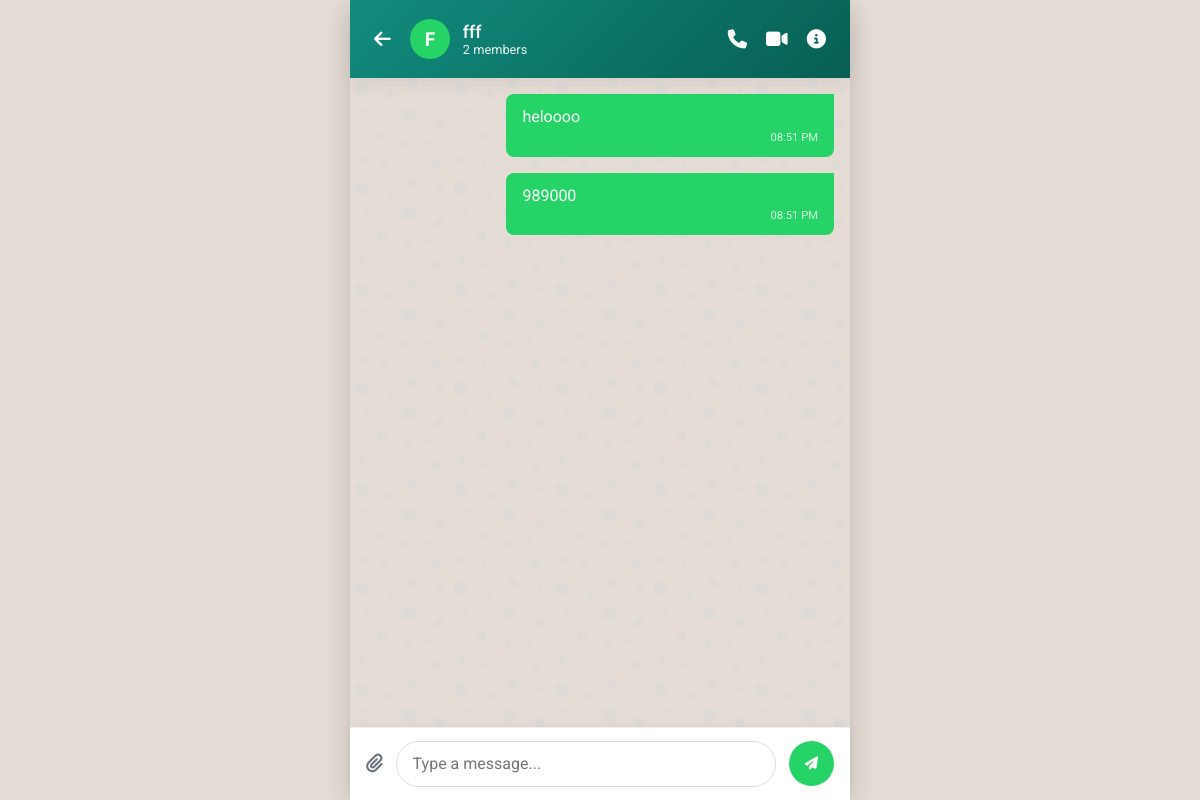
The app's page /groups/mine/converse.php?group_id=3 (signed in) with its own data.
### tables this page shows
CREATE TABLE `groups_chat` (
  `id` bigint(20) UNSIGNED NOT NULL,
  `conversation_id` bigint(20) UNSIGNED NOT NULL,
  `group_name` varchar(150) NOT NULL,
  `group_photo` varchar(255) DEFAULT NULL,
  `description` text DEFAULT NULL,
  `created_by` bigint(20) UNSIGNED NOT NULL,
  `created_at` timestamp NOT NULL DEFAULT current_timestamp()
);

CREATE TABLE `messages` (
  `id` bigint(20) UNSIGNED NOT NULL,
  `conversation_id` bigint(20) UNSIGNED NOT NULL,
  `sender_id` bigint(20) UNSIGNED NOT NULL,
  `message_type` enum('text','image','video','file','voice') DEFAULT 'text',
  `message_text` longtext DEFAULT NULL,
  `reply_to_id` bigint(20) UNSIGNED DEFAULT NULL,
  `attachment_path` varchar(255) DEFAULT NULL,
  `is_edited` tinyint(1) DEFAULT 0,
  `is_deleted` tinyint(1) DEFAULT 0,
  `created_at` timestamp NOT NULL DEFAULT current_timestamp(),
  `updated_at` timestamp NULL DEFAULT NULL
);

### groups/mine/converse.php (the view, shortened to what this page needs)
<?php
$darkMode = isset($_COOKIE['darkMode']) && $_COOKIE['darkMode'] === 'enabled';
require_once __DIR__ . '/../../config/db.php';
$group_id = isset($_GET['group_id']) ? intval($_GET['group_id']) : 0;
$stmt = $conn->prepare("
    SELECT
        g.id AS group_id,
        g.conversation_id,
        g.group_name,
        g.group_photo,
        g.description,
        g.created_by,
        g.created_at,
        u.fullname AS creator_name,
        u.username AS creator_username
    FROM groups_chat g
    LEFT JOIN users u ON g.created_by = u.id
    WHERE g.id = ?
");
$stmt->bind_param("i", $group_id);
$stmt->execute();
$group_result = $stmt->get_result();
$group = $group_result->fetch_assoc();
$current_user_id = $_SESSION['user_id'];
$stmt = $conn->prepare("
    SELECT
        u.id,
        u.fullname,
        u.username,
        u.profile_photo,
        gm.role
    FROM group_members gm
    JOIN users u ON gm.user_id = u.id
    WHERE gm.group_id = ?
    ORDER BY gm.role = 'admin' DESC, u.fullname ASC
");
$stmt->bind_param("i", $group_id);
$stmt->execute();
$members_result = $stmt->get_result();
$group_members = [];
while ($row = $members_result->fetch_assoc()) {
    $group_members[] = $row;
}
$stmt = $conn->prepare("
    SELECT
        m.id,
        m.conversation_id,
        m.sender_id,
        m.message_type,
        m.message_text,
        m.attachment_path,
        m.is_deleted,
        m.created_at,
        u.fullname AS sender_name,
        u.username AS sender_username,
        u.profile_photo AS sender_photo
    FROM messages m
    JOIN users u ON m.sender_id = u.id
    WHERE m.conversation_id = ?
      AND m.is_deleted = 0
    ORDER BY m.created_at ASC
");
$stmt->bind_param("i", $group['conversation_id']);
$stmt->execute();
$messages_result = $stmt->get_result();
$group_messages = [];
while ($row = $messages_result->fetch_assoc()) {
    $group_messages[] = $row;
}
?>
<!DOCTYPE html>
<html lang="en">
<head>
    <link rel="stylesheet" href="https://cdnjs.cloudflare.com/ajax/libs/font-awesome/6.4.0/css/all.min.css">
</head>
<body class="<?= $darkMode ? 'dark-mode' : '' ?>">
    <div class="main-wrapper">
        <header>
            <div class="header-left">
                <a href="my_groups" class="back-button">
                    <i class="fas fa-arrow-left"></i>
                </a>
                <div class="group-info" onclick="window.location.href='group_info?group_id=<?= $group_id ?>'">
                    <div class="group-avatar">
                        <?php if (!empty($group['group_photo'])): ?>
                            <img src="<?= htmlspecialchars('../../uploads/images/' . $group['group_photo']) ?>" alt="Group image">
                        <?php else: ?>
                            <?= strtoupper(substr($group['group_name'], 0, 1)) ?>
                        <?php endif; ?>
                    </div>
                    <div class="group-details">
                        <div class="group-name"><?= htmlspecialchars($group['group_name']) ?></div>
                        <div class="group-members"><?= count($group_members) ?> members</div>
                    </div>
                </div>
            </div>
            <div class="header-actions">
                <button class="header-button" id="callButton" title="Voice Call">
                    <i class="fas fa-phone"></i>
                </button>
                <button class="header-button" id="videoCallButton" title="Video Call">
                    <i class="fas fa-video"></i>
                </button>
                <button class="header-button" id="groupInfoButton" title="Group Info">
                    <i class="fas fa-info-circle"></i>
                </button>
            </div>
        </header>
        <div class="chat-container">
            <div class="messages-container" id="messagesContainer">
                <?php if (empty($group_messages)): ?>
                    <div class="empty-chat">
                        <i class="fas fa-comments"></i>
                        <h3>No messages yet</h3>
                        <p>Send a message to start the conversation</p>
                    </div>
                <?php else: ?>
                    <?php foreach ($group_messages as $message): ?>
                        <div class="message <?= $message['sender_id'] == $current_user_id ? 'sent' : 'received' ?>">
                            <div class="message-content">
                                <?= htmlspecialchars($message['message_text']) ?>
                                <div class="message-time">
                                    <?= date('h:i A', strtotime($message['created_at'])) ?>
                                </div>
                            </div>
                        </div>
                    <?php endforeach; ?>
                <?php endif; ?>
            </div>
        </div>
        <div class="message-input-container">
            <button class="attachment-button" id="attachmentButton" title="Attach">
                <i class="fas fa-paperclip"></i>
            </button>
            <textarea class="message-input" id="messageInput" placeholder="Type a message..." rows="1"></textarea>
            <button class="send-button" id="sendButton" title="Send">
                <i class="fas fa-paper-plane"></i>
            </button>
        </div>
    </div>
</body>
</html>

### groups/mine/converse.php (style rules this page uses)
:root { --whatsapp-green: #128C7E; --whatsapp-dark-green: #075E54; --whatsapp-light-green: #25D366; --whatsapp-teal-green: #34B7F1; --whatsapp-chat-bg: #e5ddd5; --pro-gradient: linear-gradient(135deg, #128C7E 0%, #075E54 100%); --pro-gradient-hover: linear-gradient(135deg, #0da792 0%, #064b43 100%); --light: #f8f9fa; --dark: #212529; --text-light: #ffffff; --text-dark: #495057; --text-secondary: #6c757d; --accent: #25D366; --success: #25D366; --shadow: 0 4px 20px rgba(0, 0, 0, 0.08); --shadow-lg: 0 10px 30px rgba(0, 0, 0, 0.15); --transition: all 0.3s cubic-bezier(0.25, 0.8, 0.25, 1); --radius: 12px; --card-bg: #ffffff; --pro-badge: #FFD700; --call-primary: #25D366; --call-secondary: #128C7E; --call-bg: #f0f8f5; --decline: #f44336; --decline-hover: #e53935; --input-bg: #ffffff; --input-border: #ddd; --message-received-bg: #ffffff; --message-sent-text: #ffffff; }
* { margin: 0; padding: 0; box-sizing: border-box; font-family: 'Roboto', sans-serif; -webkit-tap-highlight-color: transparent; }
body { background: var(--whatsapp-chat-bg); color: var(--text-dark); height: 100vh; overflow: hidden; transition: background 0.3s ease, color 0.3s ease; }
.main-wrapper { display: flex; flex-direction: column; width: 100%; max-width: 500px; margin: 0 auto; background: white; height: 100vh; box-shadow: var(--shadow-lg); position: relative; transition: background 0.3s ease; }
header { background: var(--pro-gradient); padding: 1.2rem 1.5rem; color: var(--text-light); display: flex; justify-content: space-between; align-items: center; box-shadow: var(--shadow); flex-shrink: 0; z-index: 100; }
.header-left { display: flex; align-items: center; gap: 1.2rem; }
.back-button { color: var(--text-light); font-size: 1.2rem; text-decoration: none; transition: var(--transition); }
.group-info { display: flex; align-items: center; gap: 0.8rem; cursor: pointer; }
.group-avatar { width: 40px; height: 40px; border-radius: 50%; overflow: hidden; background: var(--whatsapp-light-green); display: flex; align-items: center; justify-content: center; color: white; font-weight: bold; font-size: 1.2rem; }
.group-details { display: flex; flex-direction: column; }
.group-name { font-weight: 500; font-size: 1.1rem; }
.group-members { font-size: 0.8rem; opacity: 0.9; }
.header-actions { display: flex; gap: 1.2rem; }
.header-button { background: none; border: none; color: var(--text-light); font-size: 1.2rem; cursor: pointer; transition: var(--transition); }
.chat-container { flex: 1; display: flex; flex-direction: column; overflow: hidden; min-height: 0; }
.messages-container { flex: 1; padding: 1rem; padding-bottom: 1rem; overflow-y: auto; background: var(--whatsapp-chat-bg); transition: background 0.3s ease; -webkit-overflow-scrolling: touch; }
.message { max-width: 70%; margin-bottom: 1rem; }
.message.sent { align-self: flex-end; margin-left: auto; margin-right: 0; }
.message-content { padding: 0.8rem 1rem; border-radius: 8px; position: relative; word-wrap: break-word; display: inline-block; width: 100%; }
.message.sent .message-content { background: var(--whatsapp-light-green); color: var(--message-sent-text); border-top-right-radius: 0; text-align: left; }
.message-time { font-size: 0.7rem; margin-top: 0.3rem; opacity: 0.8; text-align: right; }
.message-input-container { padding: 0.8rem 1rem; background: white; display: flex; align-items: center; gap: 0.8rem; border-top: 1px solid #f0f0f0; transition: background 0.3s ease, border-color 0.3s ease; flex-shrink: 0; box-shadow: 0 -2px 10px rgba(0, 0, 0, 0.05); }
.message-input { flex: 1; padding: 0.8rem 1rem; border: 1px solid var(--input-border); border-radius: 25px; font-size: 1rem; resize: none; max-height: 120px; outline: none; background: var(--input-bg); color: var(--text-dark); transition: all 0.3s ease; }
.send-button { width: 45px; height: 45px; border-radius: 50%; background: var(--whatsapp-light-green); color: white; border: none; display: flex; align-items: center; justify-content: center; cursor: pointer; transition: var(--transition); flex-shrink: 0; }
.attachment-button { background: none; border: none; color: var(--text-secondary); font-size: 1.2rem; cursor: pointer; transition: var(--transition); }

### records on screen
groups_chat: group_name "F", group_name "fff"
messages: message_text "heloooo", created_at "08:51 PM"
messages: message_text "989000", created_at "08:51 PM"

### other values on screen
count($group_members) "2"
